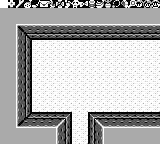

The image is a tile-based game level rendered from a .tmx file. Its description and complete source (layers, tilesets, objects, tile grids) follow:
An orthogonal 20x18 tile map with 8x8 px tiles, 2 tile layers (bg, Tile Layer 1), 6 tilesets.

<map version="1.2" tiledversion="1.2.2" orientation="orthogonal" renderorder="right-down" width="20" height="18" tilewidth="8" tileheight="8" infinite="0" nextlayerid="3" nextobjectid="1">
 <tileset firstgid="1" source="floor-j.tsx" />
 <tileset firstgid="17" source="items-2.tsx" />
 <tileset firstgid="81" source="dungeon-items.tsx" />
 <tileset firstgid="97" source="overworld-landscape.tsx" />
 <tileset firstgid="193" source="walls-a.tsx" />
 <tileset firstgid="225" source="font.tsx" />
 <layer id="1" name="bg" width="20" height="18">
  <data encoding="csv">
173,66,67,68,69,70,71,72,73,74,65,96,94,95,58,173,173,173,173,173,
183,183,183,183,183,183,183,183,183,183,183,183,183,183,183,183,183,183,183,183,
183,183,183,183,183,183,183,183,183,183,183,183,183,183,183,183,183,183,183,183,
183,183,183,183,183,183,183,183,183,183,183,183,183,183,183,183,183,183,183,183,
183,183,183,183,183,183,183,183,183,183,183,183,183,183,183,183,183,183,183,183,
183,183,183,183,183,183,183,183,183,183,183,183,183,183,183,183,183,183,183,183,
183,183,183,183,183,183,183,183,183,183,183,183,183,183,183,183,183,183,183,183,
183,183,183,183,183,183,183,183,183,183,183,183,183,183,183,183,183,183,183,183,
183,183,183,183,183,183,183,183,183,183,183,183,183,183,183,183,183,183,183,183,
183,183,183,183,183,183,183,183,183,183,183,183,183,183,183,183,183,183,183,183,
183,183,183,183,183,183,183,183,183,183,183,183,183,183,183,183,183,183,183,183,
183,183,183,183,183,183,183,183,183,183,183,183,183,183,183,183,183,183,183,183,
183,183,183,183,183,183,183,183,183,183,183,183,183,183,183,183,183,183,183,183,
183,183,183,183,183,183,183,183,183,183,183,183,183,183,183,183,183,183,183,183,
183,183,183,183,183,183,183,183,183,183,183,183,183,183,183,183,183,183,183,183,
183,183,183,183,183,183,183,183,183,183,183,183,183,183,183,183,183,183,183,183,
183,183,183,183,183,183,183,183,183,183,183,183,183,183,183,183,183,183,183,183,
183,183,183,183,183,183,183,183,183,183,183,183,183,183,183,183,183,183,183,183
</data>
 </layer>
 <layer id="2" name="Tile Layer 1" width="20" height="18">
  <data encoding="csv">
192,359,372,373,375,360,361,362,363,365,369,370,371,374,377,378,379,366,367,368,
189,189,189,189,189,189,189,189,189,189,189,189,189,189,189,189,189,189,189,189,
189,189,189,189,189,189,189,189,189,189,189,189,189,189,189,189,189,189,189,189,
189,189,2684354755,2684354763,2684354763,2684354763,2684354763,2684354763,2684354763,2684354763,2684354763,2684354763,2684354763,2684354763,2684354763,2684354763,2684354763,2684354763,2684354763,2684354763,
189,189,203,2684354771,217,217,217,217,217,217,217,217,217,217,217,217,217,217,217,217,
189,189,203,1610612953,0,0,0,0,0,0,0,0,0,0,0,0,0,0,0,0,
189,189,203,1610612953,0,0,0,0,0,0,0,0,0,0,0,0,0,0,0,0,
189,189,203,1610612953,0,0,0,0,0,0,0,0,0,0,0,0,0,0,0,0,
189,189,203,1610612953,0,0,0,0,0,0,0,0,0,0,0,0,0,0,0,0,
189,189,203,1610612953,0,0,0,0,0,0,0,0,0,0,0,0,0,0,0,0,
189,189,203,1610612953,0,0,0,0,0,0,0,0,0,0,0,0,0,0,0,0,
189,189,203,1610612953,0,0,0,0,0,0,0,0,0,0,0,0,0,0,0,0,
189,189,203,1610612953,0,0,0,0,0,0,0,0,0,0,0,0,0,0,0,0,
189,189,203,1610612953,0,0,0,0,0,0,0,0,0,0,0,0,0,0,0,0,
189,189,203,211,3221225689,3221225689,3221225689,3221225689,2684354776,0,0,216,3221225689,3221225689,3221225689,3221225689,3221225689,3221225689,3221225689,3221225689,
189,189,195,1610612939,1610612939,1610612939,1610612939,3758096583,1610612953,0,0,2684354777,2147483847,1610612939,1610612939,1610612939,1610612939,1610612939,1610612939,1610612939,
189,189,189,189,189,189,189,203,1610612953,0,0,2684354777,3221225675,189,189,189,189,189,189,189,
189,189,189,189,189,189,189,203,1610612953,0,0,2684354777,3221225675,189,189,189,189,189,189,189
</data>
 </layer>
</map>
